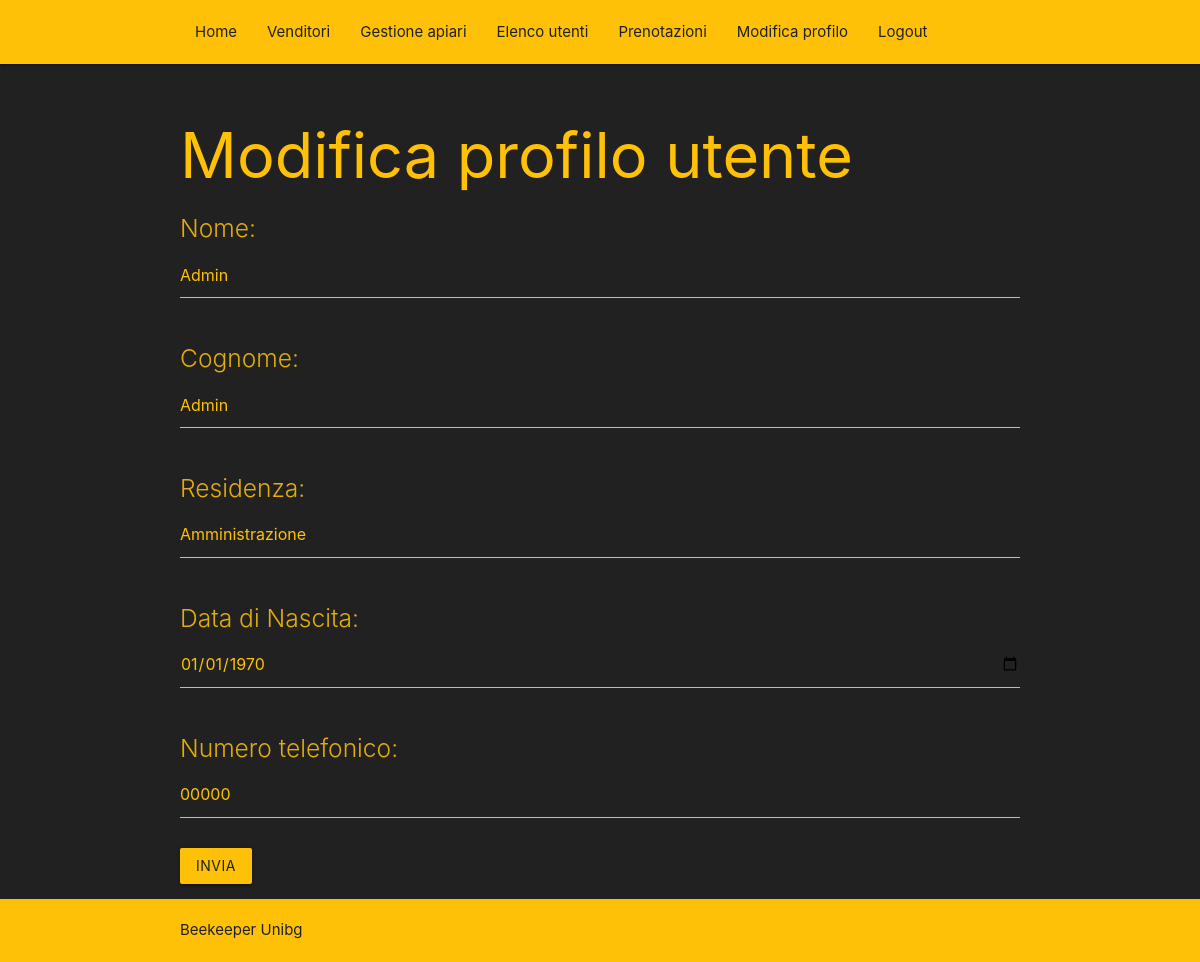
Page /site/profile.php (signed in) on the committed database.
### tables this page shows
CREATE TABLE `users` (
  `id_user` int(11) NOT NULL,
  `user` text NOT NULL,
  `password` text NOT NULL,
  `nome` text NOT NULL,
  `cognome` text NOT NULL,
  `data_nascita` date NOT NULL DEFAULT '0000-00-00',
  `residenza` text NOT NULL,
  `num_tel` varchar(30) NOT NULL DEFAULT ''
);

### site/profile.php (the view, shortened to what this page needs)
<?php
	$username = $_SESSION["login_user"];
?>
<html>
	<head>
		<link type="text/css" rel="stylesheet" href="css/materialize.css"  media="screen,projection"/>
	</head>
	<body>
		<header>
			<?php
				include 'menu.php';
			?>
		</header>
		<main>
			<div class="section no-pad-bot" id="index-banner">
				<div class="container">
					<h1 class='header orange-text'>Modifica profilo utente</h1>
					<?php
						$nomeDB ="localhost";
						$user = "beekeeperunibg";
						$psw = "";
						$database = "my_beekeeperunibg";
						$con = mysqli_connect($nomeDB,$user,$psw,$database);
						if(mysqli_connect_errno()) die ("Errore di connessione");
						else
						{
							$sql = "SELECT nome, cognome, residenza, data_nascita, num_tel FROM users WHERE user = '$username'";
							$query = mysqli_query($con, $sql);
							$user = mysqli_fetch_assoc($query);
						}
					?>
					<form action = "aggiorna_profilo.php" method = "post" onsubmit="return check();">
						<h5 class='header col s12 light'>Nome:</h5> <input type = "text" name = "name" value = "<?php echo $user['nome']; ?>" id= "name">
						<br><br>
						<h5 class='header col s12 light'>Cognome:</h5> <input type = "text" name = "surname" value = "<?php echo $user['cognome']; ?>" id = "surname">
						<br><br>
						<h5 class='header col s12 light'>Residenza:</h5> <input type = "text" name = "residence" value = "<?php echo $user['residenza']; ?>" id= "residence">
						<br><br>
						<h5 class='header col s12 light'>Data di Nascita:</h5> <input type = "date" name = "birthday" value = "<?php echo $user['data_nascita']; ?>" id = "birthday">
						<br><br>
						<h5 class='header col s12 light'>Numero telefonico:</h5> <input type = "text" name = "num_tel" value = "<?php echo $user['num_tel']; ?>" id = "num_tel">
						<br><br>
						<button class="btn waves-effect waves-light" type="submit" name="action">Invia</button>
					</form>
				</div>
			</div>
		</main>
		<footer class="page-footer">
            <div class="container grey-text text-darken-4">
				Beekeeper Unibg
            </div>
        </footer>
	</body>
</html>

### rows in the picture
users: name "Admin", surname "Admin", residence "Amministrazione", birthday "01/01/1970", num_tel "00000"
